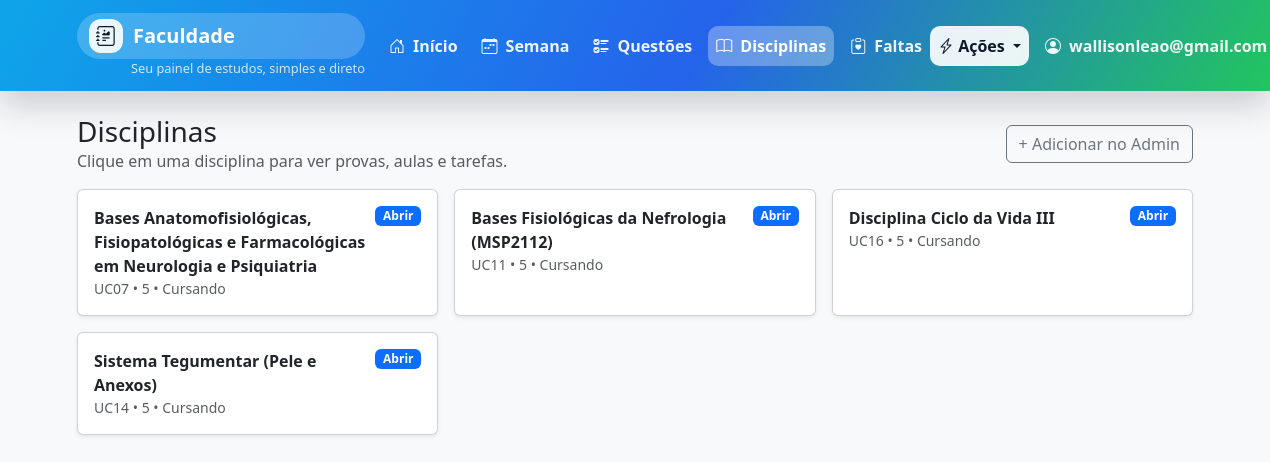
The app's page /courses/ (signed in) with its own data.
### core/models.py (models this page shows, shortened)
class Course(models.Model):
    class Status(models.TextChoices):
        CURSANDO = "CURSANDO", "Cursando"
        CONCLUIDA = "CONCLUIDA", "Concluída"
    user = models.ForeignKey(
        settings.AUTH_USER_MODEL,
        on_delete=models.CASCADE,
        related_name="courses",
        null=True,
        blank=True,
    )
    institution_course = models.ForeignKey(
        InstitutionCourse,
        on_delete=models.SET_NULL,
        related_name="user_courses",
        null=True,
        blank=True,
    )
    code = models.CharField("Código", max_length=30, blank=True)
    name = models.CharField("Nome", max_length=200)
    term = models.CharField("Período", max_length=20, blank=True)  # ex: 2026-1
    status = models.CharField("Status", max_length=20, choices=Status.choices, default=Status.CURSANDO)
    absences_count = models.PositiveIntegerField("Faltas", default=0)
    created_at = models.DateTimeField(auto_now_add=True)
    class Meta:
        ordering = ["name"]

### core/views.py (the view)
# urls.py: path("courses/", courses_list_view, name="courses_list"),
@login_required
@feature_required("courses")
def courses_list_view(request):
    courses = Course.objects.filter(user=request.user).order_by("name")
    return render(request, "core/courses_list.html", {"courses": courses})

### core/feature_flags.py (called while the page is built, shortened)
def is_master_user(user) -> bool:
    if not user or not user.is_authenticated:
        return False
    master_email = getattr(settings, "MASTER_EMAIL", "")
    if master_email and user.email and user.email.lower() == master_email.lower():
        return True
    return False

def get_feature_map():
    flags = {flag.key: flag.is_enabled for flag in FeatureFlag.objects.all()}
    merged = DEFAULT_FEATURES.copy()
    merged.update(flags)
    return merged

def is_feature_enabled(user, key: str) -> bool:
    if is_master_user(user):
        return True
    return get_feature_map().get(key, True)

def feature_required(key: str):
    def decorator(view_func):
        @wraps(view_func)
        def _wrapped(request, *args, **kwargs):
            return view_func(request, *args, **kwargs)
        return _wrapped
    return decorator

### core/templates/core/courses_list.html (shortened to what this page needs)
{% extends "base.html" %}
{% block content %}
<div class="d-flex justify-content-between align-items-center mb-3">
  <div>
    <h1 class="h3 mb-0">Disciplinas</h1>
    <p class="text-muted mb-0">Clique em uma disciplina para ver provas, aulas e tarefas.</p>
  </div>
  <div>
    {% if is_master %}
    <a class="btn btn-outline-secondary" href="/admin/core/course/add/">+ Adicionar no Admin</a>
    {% endif %}
  </div>
</div>
{% if courses %}
  <div class="row g-3">
    {% for c in courses %}
      <div class="col-12 col-md-6 col-lg-4">
        <a class="text-decoration-none" href="{% url 'course_detail' c.id %}">
          <div class="card shadow-sm h-100">
            <div class="card-body">
              <div class="d-flex justify-content-between align-items-start">
                <div>
                  <div class="fw-semibold">{{ c.name }}</div>
                  <div class="text-muted small">
                    {% if c.code %}{{ c.code }} • {% endif %}
                    {% if c.term %}{{ c.term }} • {% endif %}
                    {{ c.get_status_display }}
                  </div>
                </div>
                <span class="badge text-bg-primary">Abrir</span>
              </div>
            </div>
          </div>
        </a>
      </div>
    {% endfor %}
  </div>
{% endif %}
{% endblock %}

### core/templates/base.html (shortened to what this page needs)
<!doctype html>
<html lang="pt-br">
<head>
  <link href="https://cdn.jsdelivr.net/npm/bootstrap@5.3.3/dist/css/bootstrap.min.css" rel="stylesheet">
  <link rel="stylesheet" href="https://cdn.jsdelivr.net/npm/bootstrap-icons@1.11.3/font/bootstrap-icons.css">
</head>
<body class="bg-light">
<nav class="navbar navbar-expand-lg app-navbar">
  <div class="container">
    <a class="navbar-brand d-flex flex-column" href="{% url 'dashboard' %}">
      <span class="brand-badge">
        <span class="logo"><i class="bi bi-journal-richtext"></i></span>
        Faculdade
      </span>
      <span class="navbar-subtitle">Seu painel de estudos, simples e direto</span>
    </a>
    <div class="collapse navbar-collapse" id="navbarNav">
      {% if request.user.is_authenticated %}
      <ul class="navbar-nav me-auto gap-2 mt-3 mt-lg-0">
        {% if features.dashboard or is_master %}
        <li class="nav-item">
          <a class="nav-link nav-pill {% if request.path == '/' %}active{% endif %}" href="{% url 'dashboard' %}">
            <i class="bi bi-house-door"></i> Início
          </a>
        </li>
        {% endif %}
        {% if features.weekly_plan or is_master %}
        <li class="nav-item">
          <a class="nav-link nav-pill {% if 'weekly' in request.path %}active{% endif %}" href="{% url 'weekly_plan' %}">
            <i class="bi bi-calendar-week"></i> Semana
          </a>
        </li>
        {% endif %}
        {% if features.questions or is_master %}
        <li class="nav-item">
          <a class="nav-link nav-pill {% if 'questions' in request.path %}active{% endif %}" href="{% url 'questions_board' %}">
            <i class="bi bi-ui-checks"></i> Questões
          </a>
        </li>
        {% endif %}
        {% if features.courses or is_master %}
        <li class="nav-item">
          <a class="nav-link nav-pill {% if 'courses' in request.path %}active{% endif %}" href="{% url 'courses_list' %}">
            <i class="bi bi-book"></i> Disciplinas
          </a>
        </li>
        {% endif %}
        {% if features.absences or is_master %}
        <li class="nav-item">
          <a class="nav-link nav-pill {% if 'absences' in request.path %}active{% endif %}" href="{% url 'absences' %}">
            <i class="bi bi-clipboard-heart"></i> Faltas
          </a>
        </li>
        {% endif %}
      </ul>
      <ul class="navbar-nav align-items-lg-center gap-2">
        <li class="nav-item dropdown">
          <a class="nav-link dropdown-toggle action-pill" href="#" id="actionsDropdown" role="button" data-bs-toggle="dropdown" aria-expanded="false">
            <i class="bi bi-lightning-charge"></i> Ações
          </a>
        </li>
        <li class="nav-item dropdown">
          <a class="nav-link dropdown-toggle nav-pill" href="#" id="userDropdown" role="button" data-bs-toggle="dropdown" aria-expanded="false">
            <i class="bi bi-person-circle"></i> {{ request.user.email|default:request.user.username }}
          </a>
        </li>
      </ul>
      {% endif %}
    </div>
  </div>
</nav>
<main class="container py-4">
  {% block content %}{% endblock %}
</main>
</body>
</html>

### core/templates/base.html (style rules this page uses)
.app-navbar { background: linear-gradient(120deg, #0ea5e9, #2563eb 55%, #22c55e 100%); box-shadow: 0 16px 32px rgba(15, 23, 42, 0.18); }
.brand-badge { display: inline-flex; align-items: center; gap: 10px; padding: 6px 12px; border-radius: 999px; background: rgba(255, 255, 255, 0.2); color: #fff; font-weight: 700; }
.brand-badge .logo { width: 34px; height: 34px; border-radius: 12px; display: inline-flex; align-items: center; justify-content: center; background: rgba(255, 255, 255, 0.9); color: #0f172a; }
.nav-pill { padding: 8px 12px; border-radius: 10px; color: rgba(255, 255, 255, 0.92) !important; display: inline-flex; align-items: center; gap: 8px; font-weight: 600; transition: background 0.15s ease, color 0.15s ease; }
.nav-pill.active { background: rgba(255, 255, 255, 0.3); color: #fff !important; }
.navbar-subtitle { color: rgba(255, 255, 255, 0.8); font-size: 0.8rem; margin-left: 54px; }
.action-pill { border-radius: 10px; font-weight: 600; background: rgba(255, 255, 255, 0.9); color: #0f172a !important; }

### records on screen
Course: name "Bases Anatomofisiológicas, Fisiopatológicas e Farmacológicas em Neurologia e Psiquiatria", code "UC07", term "5", status "Cursando"
Course: name "Bases Fisiológicas da Nefrologia (MSP2112)", code "UC11", term "5", status "Cursando"
Course: name "Disciplina Ciclo da Vida III", code "UC16", term "5", status "Cursando"
Course: name "Sistema Tegumentar (Pele e Anexos)", code "UC14", term "5", status "Cursando"

### other values on screen
{{ request.user.email|default:request.user.username }} "wallisonleao@gmail.com"
